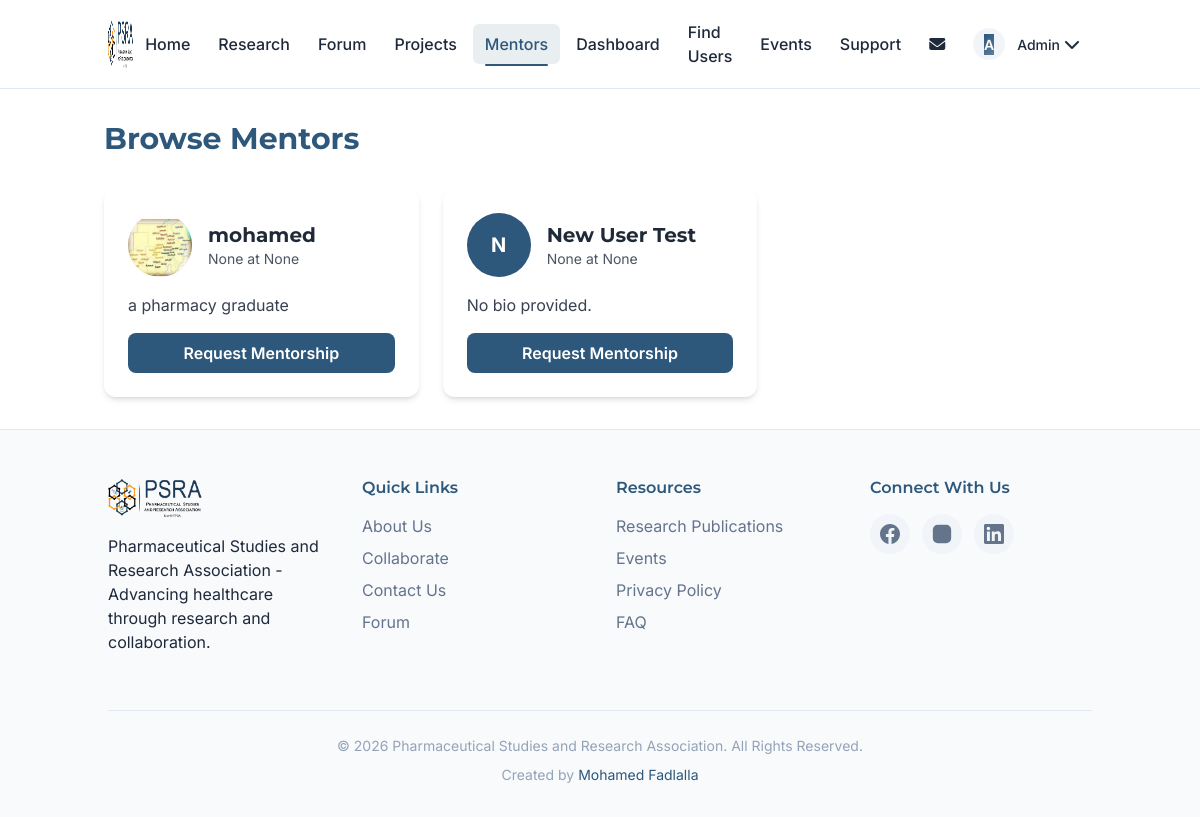
Page /hub/mentors (signed in) on the committed database.
### models.py (models this page shows, shortened)
class Profile(db.Model):
    __tablename__ = 'profiles'
    id = db.Column(db.Integer, primary_key=True)
    user_id = db.Column(db.Integer, db.ForeignKey('user.id', ondelete='CASCADE'), unique=True, nullable=False)
    full_name = db.Column(db.String(200), nullable=False)
    bio = db.Column(db.Text, nullable=True)
    profile_picture_url = db.Column(db.Text, nullable=True)
    department_id = db.Column(db.Integer, db.ForeignKey('departments.id'), nullable=True)
    university_id = db.Column(db.Integer, db.ForeignKey('universities.id'), nullable=True)
    headline = db.Column(db.String(200), nullable=True)
    location = db.Column(db.String(100), nullable=True)
    linkedin_url = db.Column(db.String(200), nullable=True)
    website_url = db.Column(db.String(200), nullable=True)
    languages = db.Column(db.Text, nullable=True)
    certifications = db.Column(db.Text, nullable=True)
    projects = db.Column(db.Text, nullable=True)
    publications = db.Column(db.Text, nullable=True)
    professional_summary = db.Column(db.Text, nullable=True)
    education = db.Column(db.Text, nullable=True)
    experience = db.Column(db.Text, nullable=True)
    created_at = db.Column(db.DateTime, default=datetime.utcnow)
    user = db.relationship('User', back_populates='profile')
    department = db.relationship('Department', back_populates='profiles')
    university = db.relationship('University', back_populates='profiles')

class User(UserMixin, db.Model):
    id = db.Column(db.Integer, primary_key=True)
    email = db.Column(db.String(120), unique=True, nullable=False)
    password_hash = db.Column(db.String(255), nullable=True)
    google_id = db.Column(db.String(100), unique=True, nullable=True)
    batch_number = db.Column(db.Integer, nullable=True)
    phone_number = db.Column(db.String(20), nullable=True)
    whatsapp_number = db.Column(db.String(20), nullable=True)
    is_member = db.Column(db.Boolean, default=False)
    is_admin = db.Column(db.Boolean, default=False)
    email_notifications_enabled = db.Column(db.Boolean, default=True)
    event_reminders_enabled = db.Column(db.Boolean, default=True)
    new_research_alerts_enabled = db.Column(db.Boolean, default=True)
    created_at = db.Column(db.DateTime, default=datetime.utcnow)
    role = db.Column(db.Enum(UserRole), nullable=False, default=UserRole.STUDENT)
    user_skills = db.relationship('UserSkill', back_populates='user', cascade='all, delete-orphan')
    profile = db.relationship('Profile', back_populates='user', uselist=False, cascade='all, delete-orphan')
    student_profile = db.relationship('StudentProfile', back_populates='user', uselist=False, cascade='all, delete-orphan')
    alumni_profile = db.relationship('AlumniProfile', back_populates='user', uselist=False, cascade='all, delete-orphan')
    researcher_profile = db.relationship('ResearcherProfile', back_populates='user', uselist=False, cascade='all, delete-orphan')
    posts = db.relationship('Post', backref='author', lazy=True, cascade='all, delete-orphan')
    comments = db.relationship('Comment', backref='author', lazy=True, cascade='all, delete-orphan')
    likes = db.relationship('Like', backref='user', lazy=True, cascade='all, delete-orphan')
    events = db.relationship('Event', backref='creator', lazy=True, cascade='all, delete-orphan')
    @property
    def name(self):
        return self.profile.full_name if self.profile else "Unknown User"
    @property
    def status(self):
        return self.role.value if self.role else 'student'
    @property
    def headline(self):
        return self.profile.headline if self.profile else None
    @property
    def location(self):
        return self.profile.location if self.profile else None
    @property
    def about(self):
        return self.profile.bio if self.profile else None
    @property
    def profile_picture_url(self):
        return self.profile.profile_picture_url if self.profile else None
    @property
    def linkedin_url(self):
        return self.profile.linkedin_url if self.profile else None
    @property
    def website_url(self):
        return self.profile.website_url if self.profile else None
    @property
    def languages(self):
        return self.profile.languages if self.profile else None
    @property
    def certifications(self):
        return self.profile.certifications if self.profile else None
    @property
    def projects(self):
        return self.profile.projects if self.profile else None
    @property
    def publications(self):
        return self.profile.publications if self.profile else None
    @property
    def professional_summary(self):
        return self.profile.professional_summary if self.profile else None
    @property
    def education(self):
        return self.profile.education if self.profile else '[]'
    @property
    def experience(self):
        return self.profile.experience if self.profile else '[]'
    @property
    def skills(self):
        if not self.user_skills:
            return ""
        return ",".join([us.skill.name for us in self.user_skills if us.skill])

class AlumniProfile(db.Model):
    __tablename__ = 'alumni_profiles'
    user_id = db.Column(db.Integer, db.ForeignKey('user.id', ondelete='CASCADE'), primary_key=True)
    graduation_year = db.Column(db.Integer, nullable=True)
    job_title = db.Column(db.String(200), nullable=True)
    company = db.Column(db.String(200), nullable=True)
    industry = db.Column(db.String(200), nullable=True)
    open_to_mentor = db.Column(db.Boolean, default=True)
    user = db.relationship('User', back_populates='alumni_profile')

### hub/routes.py (the view)
@hub_bp.route('/mentors')
@login_required
def browse_mentors():
    query = User.query.join(AlumniProfile).filter(
        User.role == UserRole.ALUMNI,
        AlumniProfile.open_to_mentor == True,
        User.id != current_user.id
    )
    mentors = query.all()
    return render_template('hub/mentors.html', mentors=mentors)

### app.py (called while the page is built)
@login_manager.user_loader
def load_user(user_id):
    return User.query.get(int(user_id))

@app.context_processor
def inject_unread_messages():
    if current_user.is_authenticated:
        unread_count = Message.query.filter_by(receiver_id=current_user.id, is_read=False).count()
        return {'unread_message_count': unread_count}
    return {'unread_message_count': 0}

### templates/hub/mentors.html (shortened to what this page needs)
{% extends "base.html" %}
{% block content %}
<div class="container mx-auto px-4 py-8">
    <div class="flex justify-between items-center mb-8">
        <h1 class="text-3xl font-bold text-primary-blue">Browse Mentors</h1>
    </div>
    <div class="grid grid-cols-1 md:grid-cols-2 lg:grid-cols-3 gap-6">
        {% for mentor in mentors %}
        <div class="bg-white rounded-xl shadow-md overflow-hidden hover:shadow-lg transition-shadow duration-300">
            <div class="p-6">
                <div class="flex items-center gap-4 mb-4">
                    <div class="w-16 h-16 rounded-full overflow-hidden bg-gray-200 flex-shrink-0">
                        {% if mentor.profile_picture_url %}
                        <img src="{{ mentor.profile_picture_url }}" alt="{{ mentor.name }}" class="w-full h-full object-cover">
                        {% else %}
                        <span class="flex items-center justify-center w-full h-full bg-primary-blue text-white text-xl font-bold">{{ mentor.name[0].upper() }}</span>
                        {% endif %}
                    </div>
                    <div>
                        <h3 class="text-xl font-bold text-gray-800">{{ mentor.name }}</h3>
                        <p class="text-sm text-gray-600">{{ mentor.alumni_profile.job_title }} at {{ mentor.alumni_profile.company }}</p>
                    </div>
                </div>
                <p class="text-gray-700 mb-4 line-clamp-3">{{ mentor.about or 'No bio provided.' }}</p>
                <a href="{{ url_for('hub.request_mentorship', alumni_id=mentor.id) }}" class="block w-full text-center bg-primary-blue hover:bg-blue-dark text-white font-semibold py-2 px-4 rounded-lg transition-colors duration-300">
                    Request Mentorship
                </a>
            </div>
        </div>
        {% endfor %}
    </div>
</div>
{% endblock %}

### templates/base.html (shortened to what this page needs)
<!DOCTYPE html>
<html lang="en">
<head>
    <script src="https://cdn.tailwindcss.com"></script>
    <link rel="stylesheet" href="{{ url_for('static', filename='css/style.css') }}">
    <link rel="stylesheet" href="https://cdnjs.cloudflare.com/ajax/libs/font-awesome/6.4.0/css/all.min.css" />
</head>
<body>
    <header class="header" id="header">
        <div class="container">
            <div class="logo">
                <a href="{{ url_for('home') }}" aria-label="PSRA Home">
                    <img src="{{ url_for('static', filename='images/logo.png') }}" alt="PSRA Logo">
                </a>
            </div>
            <nav class="nav-main" id="main-nav" role="navigation" aria-label="Main navigation">
                <ul class="nav-list">
                    <li class="hidden md:block"><a href="{{ url_for('home') }}" class="nav-link {% if request.endpoint == 'home' %}active{% endif %}">Home</a></li>
                    <li><a href="{{ url_for('research') }}" class="nav-link {% if request.endpoint == 'research' %}active{% endif %}">Research</a></li>
                    <li class="hidden md:block"><a href="{{ url_for('forum.forum_main') }}" class="nav-link ">Forum</a></li>
                    <li><a href="{{ url_for('hub.browse_projects') }}" class="nav-link {% if 'projects' in request.endpoint %}active{% endif %}">Projects</a></li>
                    <li><a href="{{ url_for('hub.browse_mentors') }}" class="nav-link {% if 'mentors' in request.endpoint %}active{% endif %}">Mentors</a></li>
                    {% if current_user.is_authenticated %}
                    <li><a href="{{ url_for('dashboard') }}" class="nav-link {% if request.endpoint == 'dashboard' %}active{% endif %}">Dashboard</a></li>
                    <li><a href="{{ url_for('forum.users') }}" class="nav-link {% if request.endpoint == 'forum.users' %}active{% endif %}">Find Users</a></li>
                    {% endif %}
                    <li><a href="{{ url_for('events') }}" class="nav-link {% if request.endpoint == 'events' %}active{% endif %}">Events</a></li>
                    <li><a href="{{ url_for('support') }}" class="nav-link {% if request.endpoint == 'support' %}active{% endif %}">Support</a></li>
                    {% if current_user.is_authenticated %}
                    <li class="nav-item-relative hidden md:block">
                        <a href="{{ url_for('forum.messages') }}" class="nav-link " aria-label="Messages">
                            <i class="fas fa-envelope"></i>
                        </a>
                    </li>
                    <li class="nav-dropdown">
                        <button class="nav-link user-dropdown-toggle" aria-expanded="false" aria-haspopup="true">
                            <div class="avatar avatar-sm">
                                {% if current_user.profile_picture_url %}
                                <img src="{{ current_user.profile_picture_url }}" alt="{{ current_user.name }}'s profile picture">
                                {% else %}
                                <span class="avatar-placeholder">{{ current_user.name[0].upper() }}</span>
                                {% endif %}
                            </div>
                            <span class="user-name">{{ current_user.name.split()[0] }}</span>
                            <i class="fas fa-chevron-down"></i>
                        </button>
                    </li>
                    {% endif %}
                </ul>
            </nav>
        </div>
    </header>
    <main id="main-content">
        {% block content %}{% endblock %}
    </main>
    <footer class="footer">
        <div class="container">
            <div class="footer-grid">
                <div class="footer-column">
                    <img src="{{ url_for('static', filename='images/logo.png') }}" alt="PSRA Logo" class="footer-logo">
                    <p>Pharmaceutical Studies and Research Association - Advancing healthcare through research and collaboration.</p>
                </div>
                <div class="footer-column">
                    <h4 class="footer-title">Quick Links</h4>
                    <ul class="footer-links">
                        <li><a href="{{ url_for('about') }}">About Us</a></li>
                        <li><a href="{{ url_for('collaborate') }}">Collaborate</a></li>
                        <li><a href="{{ url_for('contact') }}">Contact Us</a></li>
                        <li><a href="{{ url_for('forum.forum_main') }}">Forum</a></li>
                    </ul>
                </div>
                <div class="footer-column">
                    <h4 class="footer-title">Resources</h4>
                    <ul class="footer-links">
                        <li><a href="{{ url_for('research') }}">Research Publications</a></li>
                        <li><a href="{{ url_for('events') }}">Events</a></li>
                        <li><a href="{{ url_for('privacy') }}">Privacy Policy</a></li>
                        <li><a href="{{ url_for('faq') }}">FAQ</a></li>
                    </ul>
                </div>
                <div class="footer-column">
                    <h4 class="footer-title">Connect With Us</h4>
                    <div class="social-icons">
                        <a href="https://www.facebook.com/fpsauofk" target="_blank" rel="noopener noreferrer" class="social-icon facebook" aria-label="Facebook">
                        </a>
                        <a href="https://www.instagram.com/fpsauofk" target="_blank" rel="noopener noreferrer" class="social-icon instagram" aria-label="Instagram">
                        </a>
                        <a href="https://linkedin.com/in/faculty-of-pharmacy-students-association-uofk-96337621a" target="_blank" rel="noopener noreferrer" class="social-icon linkedin" aria-label="LinkedIn">
                        </a>
                    </div>
                </div>
            </div>
            <div class="footer-bottom">
                <p>&copy; {{ now.year if now else 2026 }} Pharmaceutical Studies and Research Association. All Rights Reserved.</p>
                <p>Created by <a href="https://mohamedfadlalla.github.io" target="_blank" rel="noopener noreferrer">Mohamed Fadlalla</a></p>
            </div>
        </div>
    </footer>
</body>
</html>

### rows in the picture
Profile: full_name "A", name "Admin"
User: profile_picture_url (picture), name "mohamed", alumni_profile.job_title "None", alumni_profile.company "None", bio "a pharmacy graduate"
User: full_name "N", name "New User Test", alumni_profile.job_title "None", alumni_profile.company "None", bio "No bio provided."

### other values in the picture
{{ now.year if now else 2026 }} "2026"
